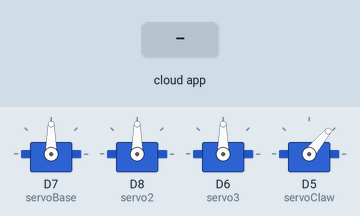
This sketch was run on a simulated ESP8266 (NodeMCU). Shown: 4 × servo. Inputs (shaded band) come from the test bench. WiFi joins after 1.5 s; servers stay silent unless stated; the Firebase database answers and starts empty; what the sketch prints to the serial monitor is not drawn.

Above: at 3.4 s.
3.5 s: the phone or cloud app sets Claw to RELEASE
At 5.7 s:
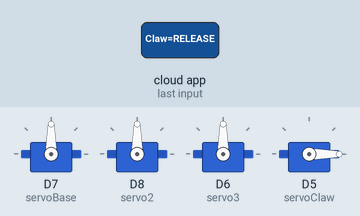
6.0 s: the phone or cloud app sets Joystick1X to 1
At 7.9 s:
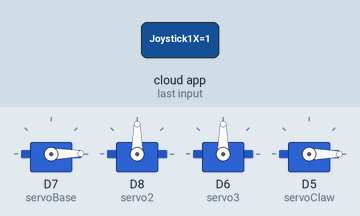
8.2 s: the phone or cloud app sets Joystick1Y to 1
At 10.2 s:
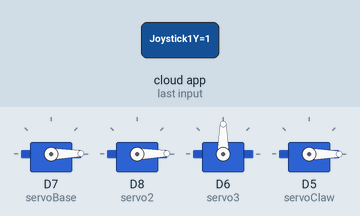
10.5 s: the phone or cloud app sets Joystick2Y to 1
At 11.6 s:
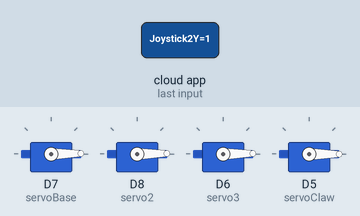
Timing chart, 0 to 13.0 s (numbered marks = the images above; inputs shaded):
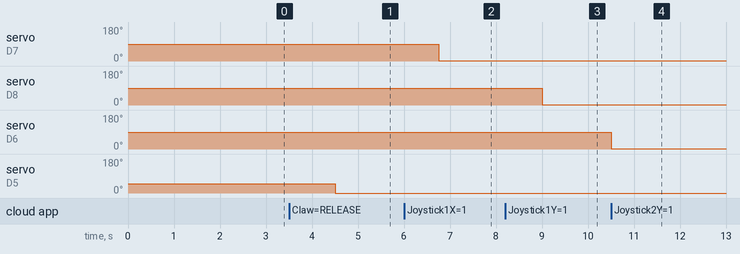

Measured:
- after the input at 3.5 s, servo on D5 (servoClaw): 50° → 0° after 1.0 s
- after the input at 6.0 s, servo on D7 (servoBase): 90° → 1° after 0.76 s
- after the input at 8.2 s, servo on D8 (servo2): 90° → 1° after 0.81 s
- after the input at 10.5 s, servo on D6 (servo3): 90° → 1° at once

The sketch:

NODEMCU_CODE.ino
```cpp
#include <SoftwareSerial.h>
#include <ESP8266WiFi.h>
#include <FirebaseArduino.h>
#include <Servo.h>

#define FIREBASE_HOST "roboticsfinals-default-rtdb.asia-southeast1.firebasedatabase.app"
#define FIREBASE_AUTH "bykUJn1KMjrhq04zeg8aIgkewD1WqUbgPsyI9ak2"
#define WIFI_SSID "JFRANCISQ-PC"
#define WIFI_PASSWORD "12345678"

SoftwareSerial NodeMCU(D2,D3);

const int servoClaw = D5; //blue
const int servo3 = D6;    //green
const int servoBase = D7; //yellow
const int servo2 = D8;    //orange
Servo baseServo;
Servo twoServo;
Servo threeServo;
Servo clawServo;

String currentActuator = "STOP";
String prevActuator = "STOP";

String currentClaw = "GRAB";
String prevClaw = "GRAB";

int currentJoystick1X = 0;
int prevJoystick1X = 0;

int currentJoystick1Y = 0;
int prevJoystick1Y = 0;

int currentJoystick2Y = 0;
int prevJoystick2Y = 0;

int servoBasePosition = 90;
int servo2Position = 90;
int servo3Position = 90;

void setup() {
  Serial.begin(9600);
	NodeMCU.begin(4800);
	pinMode(D2,INPUT);
	pinMode(D3,OUTPUT);

  WiFi.begin(WIFI_SSID, WIFI_PASSWORD);
  Serial.print("Connecting to: ");
  Serial.print(WIFI_SSID);
  while (WiFi.status() != WL_CONNECTED) {
    Serial.print(".");
    delay(500);
  }
  Serial.println();
  Serial.print("connected: ");
  Serial.println(WiFi.localIP());

  Firebase.begin(FIREBASE_HOST, FIREBASE_AUTH);
  Firebase.set("Actuator", "STOP");
  Firebase.set("Claw", "GRAB");
  Firebase.set("Joystick1X", 90);
  Firebase.set("Joystick1Y", 90);
  Firebase.set("Joystick2Y", 90);

  baseServo.attach(servoBase);
  twoServo.attach(servo2);
  threeServo.attach(servo3);
  clawServo.attach(servoClaw);

  baseServo.write(servoBasePosition);
  twoServo.write(servo2Position);
  threeServo.write(servo3Position);
  clawServo.write(50);

}

void loop() {
  currentActuator = Firebase.getString("Actuator");
  currentClaw = Firebase.getString("Claw");
  currentJoystick1X = Firebase.getInt("Joystick1X");
  currentJoystick1Y = Firebase.getInt("Joystick1Y");
  currentJoystick2Y = Firebase.getInt("Joystick2Y");

  if (currentActuator != prevActuator) {
    NodeMCU.println(currentActuator);
    prevActuator = currentActuator;
  }

  if (currentClaw != prevClaw) {
    if (currentClaw == "GRAB") {
      clawServo.write(50);
    }else if (currentClaw == "RELEASE") {
      clawServo.write(0);
    }
  }

  if (currentJoystick1X != prevJoystick1X ) {
    servoBasePosition = currentJoystick1X;
    baseServo.write(servoBasePosition);
  }

  if (currentJoystick1Y != prevJoystick1Y) {
    servo2Position = currentJoystick1Y;
    twoServo.write(servo2Position);
  }

  if (currentJoystick2Y != prevJoystick2Y) {
    servo3Position = currentJoystick2Y;
    threeServo.write(servo3Position);
  }

}
```
